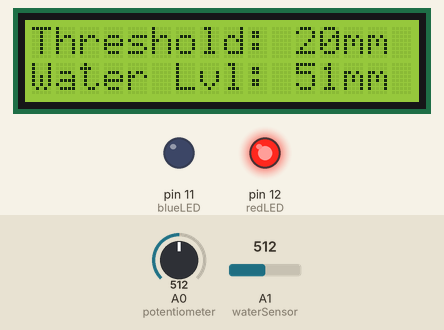
Bench run of a sketch on a simulated Arduino Uno, built with avr-gcc and run on an emulated ATmega328P. Parts: 16×2 character LCD, output pins drawn as LEDs (lit = HIGH). The inputs (shaded band) are chosen by the test bench; at power-on: A1 (waterSensor) = 512, A0 (potentiometer) = 512. What the sketch prints to the serial monitor is not drawn.

Above: at 1.2 s.
1.3 s: A1 (waterSensor) set to 277
At 5.6 s:
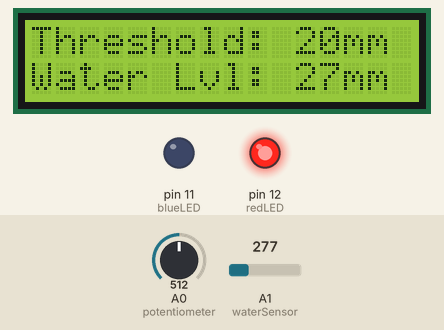
7.3 s: A1 (waterSensor) set to 243
At 10.7 s:
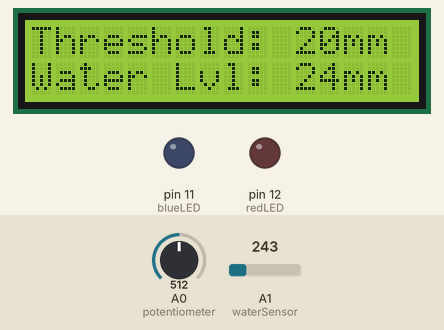
13.3 s: A0 (potentiometer) set to 497
At 15.9 s:
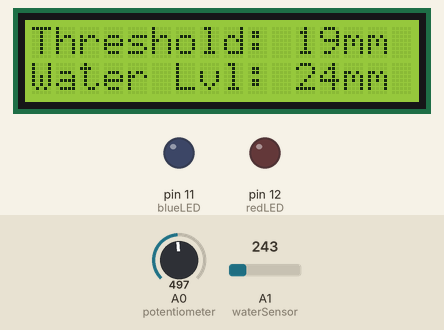
19.3 s: A0 (potentiometer) set to 476
At 21.0 s:
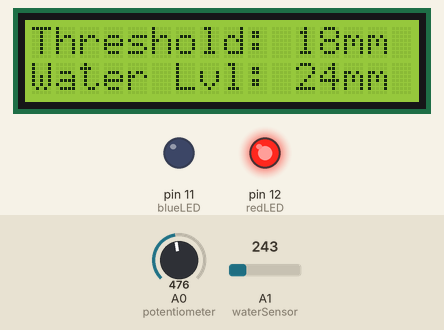
25.3 s: A1 (waterSensor) set to 0
At 31.2 s:
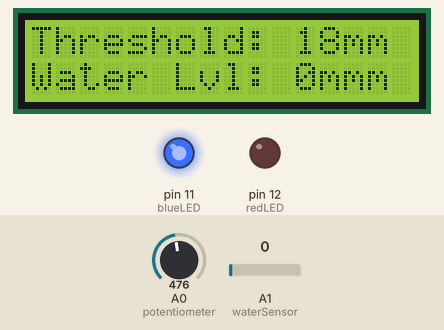
31.5 s: A0 (potentiometer) set to 170
At 36.4 s:
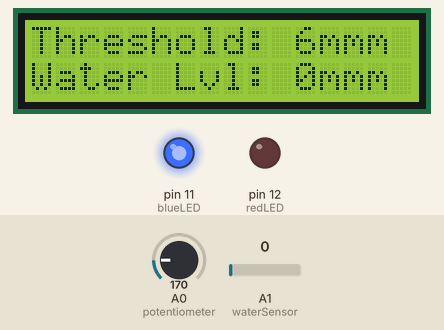
37.5 s: A0 (potentiometer) set to 142
Timing chart, 0 to 41.6 s (numbered marks = the images above; inputs shaded):
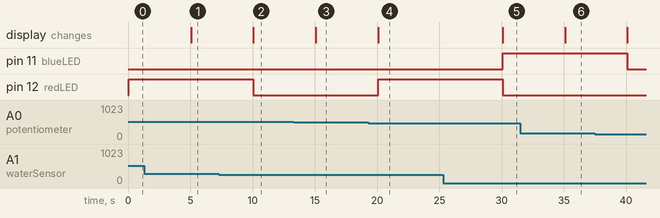

Measured:
- the behaviour switches between 260 and 259 on A1 (waterSensor) (found by bisection; images 1 and 2)
- the behaviour switches between 486 and 485 on A0 (potentiometer) (found by bisection; images 3 and 4)
- after the input at 1.3 s, the display: changes after 3.8 s (image 1)
- after the input at 7.3 s, pin 12 (redLED): HIGH → LOW after 2.8 s; the display: changes after 2.8 s (image 2)
- after the input at 13.3 s, the display: changes after 1.8 s (image 3)
- after the input at 19.3 s, pin 12 (redLED): LOW → HIGH after 0.78 s; the display: changes after 0.78 s (image 4)
- after the input at 25.3 s, pin 11 (blueLED): LOW → HIGH after 4.8 s; pin 12 (redLED): HIGH → LOW after 4.8 s; the display: changes after 4.8 s (image 5)
- after the input at 31.5 s, the display: changes after 3.6 s (image 6)
- after the input at 37.5 s, pin 11 (blueLED): HIGH → LOW after 2.6 s

The sketch:

water-level-sensor.ino
```cpp
// Name: Mark Katigbak
// Water Level Sensor with LCD screen

#include <LiquidCrystal.h>

// Water level sensor pin
const int waterSensor = A1;
int waterSensorValue = 0;

// LCD pins
const int rs = 2, en = 3, d4 = 4, d5 = 5, d6 = 6, d7 = 7;
LiquidCrystal lcd(rs, en, d4, d5, d6, d7);

// LED pins
const int redLED = 12;
const int blueLED = 11;

// Potentiometer pin
const int potentiometer = A0;

void setup() {
  // LEDs
  pinMode(redLED, OUTPUT);
  pinMode(blueLED, OUTPUT);

  // LCD 16 rows, 2 columns
  lcd.begin(16, 2);
  lcd.print("Threshold: ");

  // Serial Monitor
  Serial.begin(9600);
}

void loop() {
  // Convert water level sensor value to mm
  waterSensorValue = (analogRead(waterSensor) / 10);

  // Scale potentiometer value to water sensor value
  int potentiometerValue = analogRead(potentiometer);
  potentiometerValue = map(potentiometerValue, 0, 1023, 0, 40);

  // Print water level threshold
  lcd.setCursor(11, 0);
  lcd.print(potentiometerValue);
  lcd.print("mm");

  Serial.print("Threshold: ");
  Serial.println(potentiometerValue);

  // Print the water level in 2nd column
  lcd.setCursor(0, 1);
  lcd.print("Water Lvl: ");
  lcd.print(waterSensorValue);
  lcd.print("mm");

  Serial.print("Water level: ");
  Serial.println(waterSensorValue);

  if (waterSensorValue > (potentiometerValue + 5)) {
    // Turn fan (red LED) on
    digitalWrite(redLED, HIGH);
    digitalWrite(blueLED, LOW);
} else if (waterSensorValue < (potentiometerValue - 5)) {
    // Turn pump (blue LED) on
    digitalWrite(blueLED, HIGH);
    digitalWrite(redLED, LOW);
} else {
    digitalWrite(redLED, LOW);
    digitalWrite(blueLED, LOW);
}

  // Execute every 5 seconds
  delay(5000);
}
```
